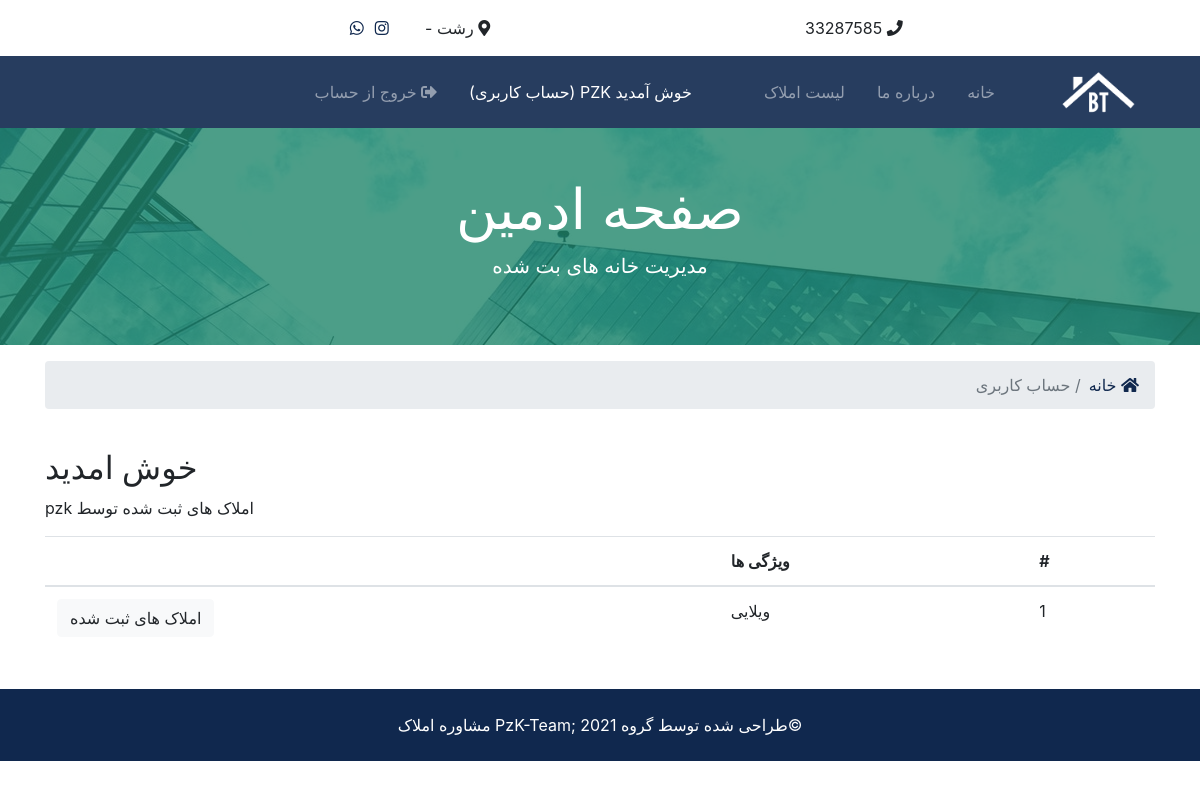
The app's page /accounts/dashboard (signed in), older data.
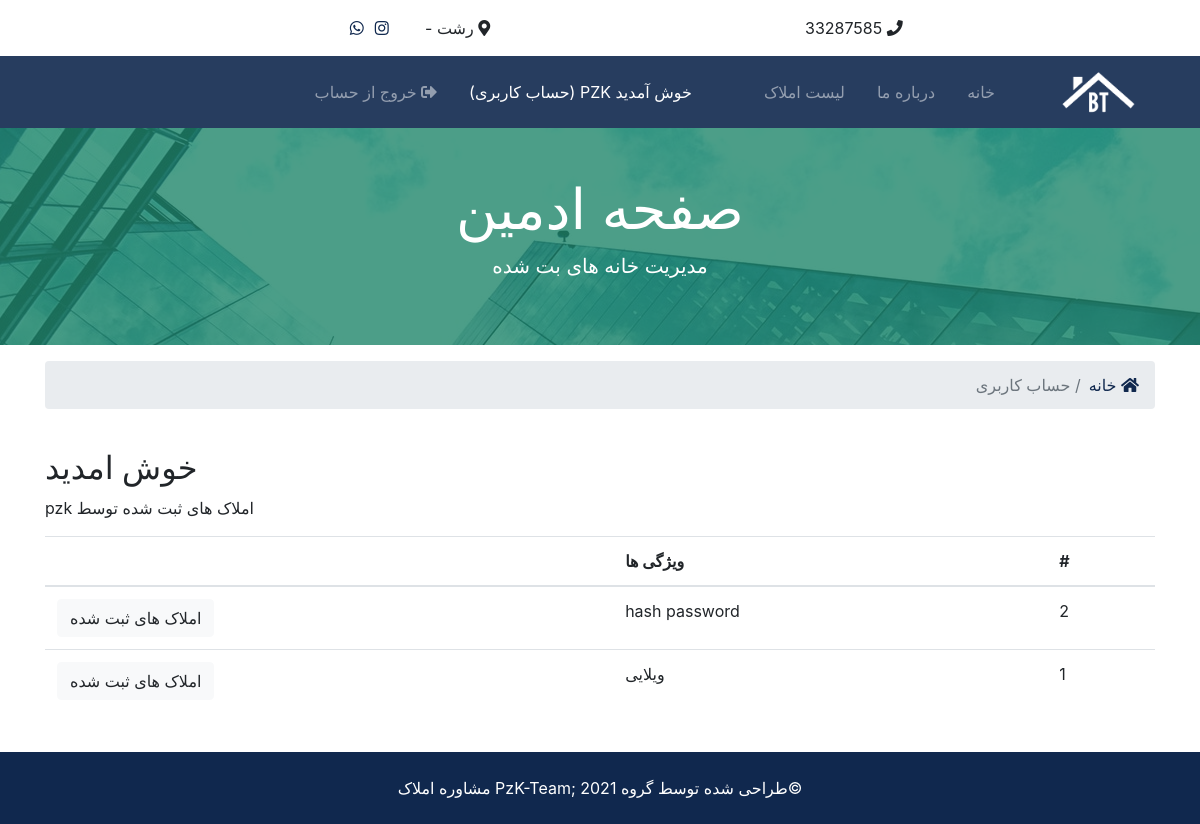
The same page, newer data.
### contacts/models.py (models this page shows, shortened)
class Contact(models.Model):
    listing = models.CharField(max_length=200)
    listing_id = models.IntegerField()
    name = models.CharField(max_length=200)
    email = models.CharField(max_length=100)
    phone = models.CharField(max_length=100)
    message = models.TextField(blank=True)
    contact_date = models.DateTimeField(default=datetime.now, blank=True)
    user_id = models.IntegerField(blank=True)

### accounts/views.py (the view)
# urls.py: path('dashboard', views.dashboard, name='dashboard'),
def dashboard(request):
    user_contacts = Contact.objects.order_by(
        '-contact_date').filter(user_id=request.user.id)
    context = {
        'contacts': user_contacts
    }
    return render(request, 'accounts/dashboard.html', context)

### templates/accounts/dashboard.html (shortened to what this page needs)
{% extends 'base.html' %}
{% block content %}
<section id="showcase-inner" class="py-5 text-white">
  <div class="container">
    <div class="row text-center">
      <div class="col-md-12">
        <h1 class="display-4">صفحه ادمین</h1>
        <p class="lead">مدیریت خانه های بت شده</p>
      </div>
    </div>
  </div>
</section>
<section id="bc" class="mt-3">
  <div class="container">
    <nav aria-label="breadcrumb">
      <ol class="breadcrumb">
        <li class="breadcrumb-item">
          <a href="{% url 'index' %}">
            <i class="fas fa-home"></i> خانه</a>
        </li>
        <li class="breadcrumb-item active"> حساب کاربری</li>
      </ol>
    </nav>
  </div>
</section>
<section id="dashboard" class="py-4">
  <div class="container">
    <div class="row">
      <div class="col-md-12">
        <h2>خوش امدید {{ user.first_name }}</h2>
        {% if contacts %}
          <p>املاک های ثبت شده توسط {{ user.username }}</p>
          <table class="table">
            <thead>
              <tr>
                <th scope="col">#</th>
                <th scope="col">ویژگی ها</th>
                <th></th>
              </tr>
            </thead>
            <tbody>
              {% for contact in contacts %}
              <tr>
                <td>{{ contact.id }}</td>
                <td>{{ contact.listing }}</td>
                <td>
                  <a class="btn btn-light" href="{% url 'listing' contact.listing_id %}">املاک های ثبت شده</a>
                </td>
              </tr>
              {% endfor %}
            </tbody>
          </table>
        {% else %}
          <p> شما هیچ ملکی ثبت نکردین</p>
        {% endif %}
      </div>
    </div>
  </div>
</section>
{% endblock %}

Row changes from the older to the newer data that the page shows:
added Contact: id "2", listing "hash password"
